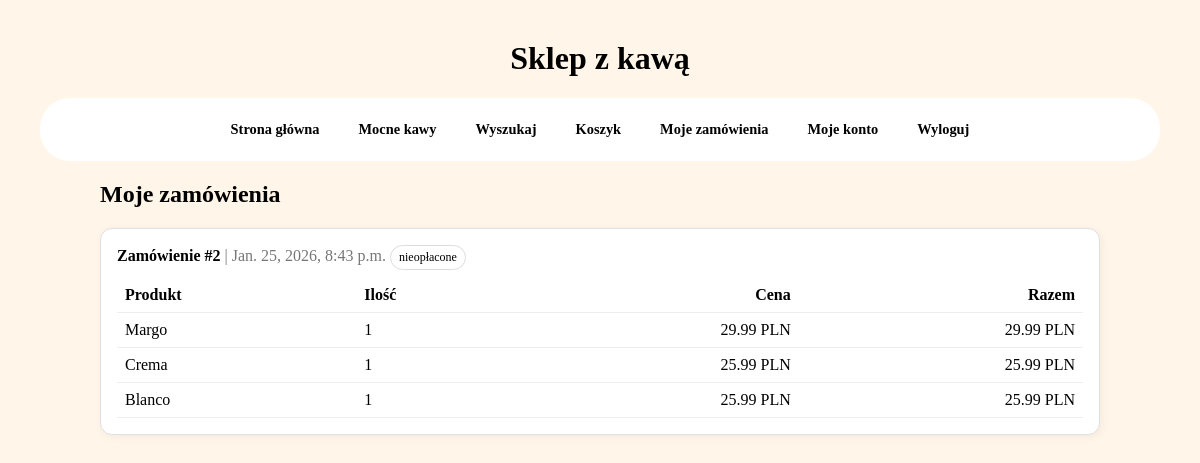
The app's page /moje-zamowienia/ (signed in), older data.
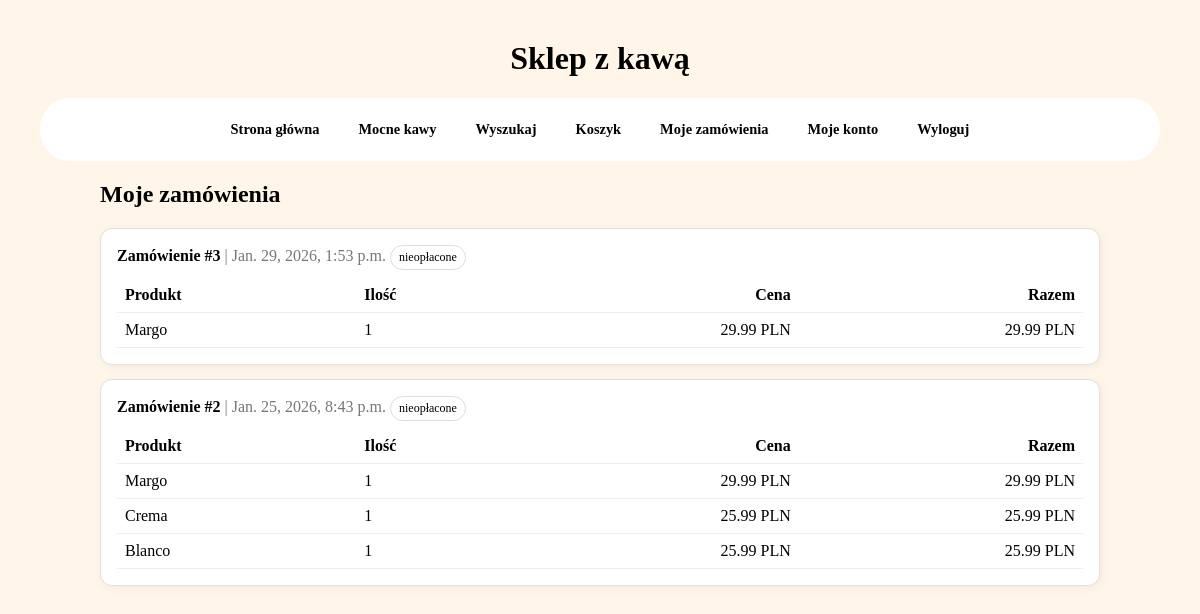
The same page, newer data.
### sklep/models.py (models this page shows, shortened)
class Order(models.Model):
    customer = models.ForeignKey(Customer, on_delete=models.PROTECT, related_name="orders", help_text="Klient, który złożył zamówienie.")
    date_ordered = models.DateTimeField(auto_now_add=True)
    is_paid = models.BooleanField(default=False) # czy zamowienie oplacone
    transaction_id = models.CharField(max_length=100, null=True, blank=True)
    class Meta:
        ordering = ["-date_ordered"] #najnowsze zamówienia pierwsze

class OrderItem(models.Model):
    coffee = models.ForeignKey("Coffee", on_delete=models.SET_NULL, null=True) # Jeśli kawa zostanie usunięta ze sklepu, to zamówienie nie zniknie, pojawi sie null
    order = models.ForeignKey(Order, on_delete=models.CASCADE, related_name="items") # Jeśli zamowienie zostanie usuniete, wszystkie powiązane z nim pozycje tez beda usuniete.
    quantity = models.PositiveIntegerField(default=1, validators=[MinValueValidator(1)]) # ilosc
    price_at_order = models.DecimalField(
        max_digits=8,
        decimal_places=2,
        validators=[MinValueValidator(0.01)],
        help_text="Cena kawy w momencie złożenia zamówienia."
    )
    date_added = models.DateTimeField(auto_now_add=True) # automatycznie zapisuje datę i godzinę dodania produktu do zamówienia
    @property # Pozwala traktować tę funkcję jak zwykłe pole można wywołać item.total_price zamiast item.total_price()
    def total_price(self):
        return self.quantity * self.price_at_order #Oblicza łączną cenę pozycji w zamówieniu

class Coffee(models.Model):
    name = models.CharField(max_length=100)
    coffeetype = models.CharField(max_length=1, choices=COFFEE_TYPES, default="Z")
    taste = models.ForeignKey(CoffeeTaste, null=True, blank=True, on_delete=models.SET_NULL)
    producent = models.ForeignKey(Producent, null=True, blank=True, on_delete=models.SET_NULL)
    price = models.DecimalField(
        max_digits=5, #maksymalnie 5 cyfr
        decimal_places=2, #2 miejsca po przecinku
        validators=[MinValueValidator(0.01)], #cena minimalna 0.01
        help_text="Cena kawy w PLN."
    )

### sklep/views.py (the view)
# urls.py: path("moje-zamowienia/", views.my_orders_html, name="my-orders"), # przeglądanie własnych zamówień
@login_required
def my_orders_html(request):
    if request.user.is_staff:
        raise PermissionDenied()
    customer, _ = Customer.objects.get_or_create(user=request.user)
    orders = (
        Order.objects
        .filter(customer=customer)
        .prefetch_related("items__coffee")
        .order_by("-date_ordered")
    )
    return render(request, "sklep/order/my_orders.html", {"orders": orders})

### sklep/templates/sklep/order/my_orders.html (shortened to what this page needs)
{% extends "sklep/base.html" %}
{% block content %}
<div class="wrap">
  <h2>Moje zamówienia</h2>
  {% if not orders %}
    <div class="card"><p class="muted">Nie masz jeszcze żadnych zamówień.</p></div>
  {% else %}
    {% for o in orders %}
      <div class="card">
        <div>
          <strong>Zamówienie #{{ o.id }}</strong>
          <span class="muted"> | {{ o.date_ordered }}</span>
          {% if o.is_paid %}<span class="pill">opłacone</span>{% else %}<span class="pill">nieopłacone</span>{% endif %}
        </div>
        <table>
          <thead>
            <tr>
              <th>Produkt</th>
              <th>Ilość</th>
              <th class="right">Cena</th>
              <th class="right">Razem</th>
            </tr>
          </thead>
          <tbody>
            {% for it in o.items.all %}
              <tr>
                <td>{{ it.coffee.name|default:"(usunięty produkt)" }}</td>
                <td>{{ it.quantity }}</td>
                <td class="right">{{ it.price_at_order }} PLN</td>
                <td class="right">{{ it.total_price }} PLN</td>
              </tr>
            {% endfor %}
          </tbody>
        </table>
      </div>
    {% endfor %}
  {% endif %}
</div>
{% endblock %}

Row changes from the older to the newer data that the page shows:
added Order: id "3", date_ordered "Jan. 29, 2026, 1:53 p.m.", is_paid "nieopłacone"
added OrderItem: coffee.name "Margo", quantity "1", price_at_order "29.99", total_price "29.99", shown under "3"
